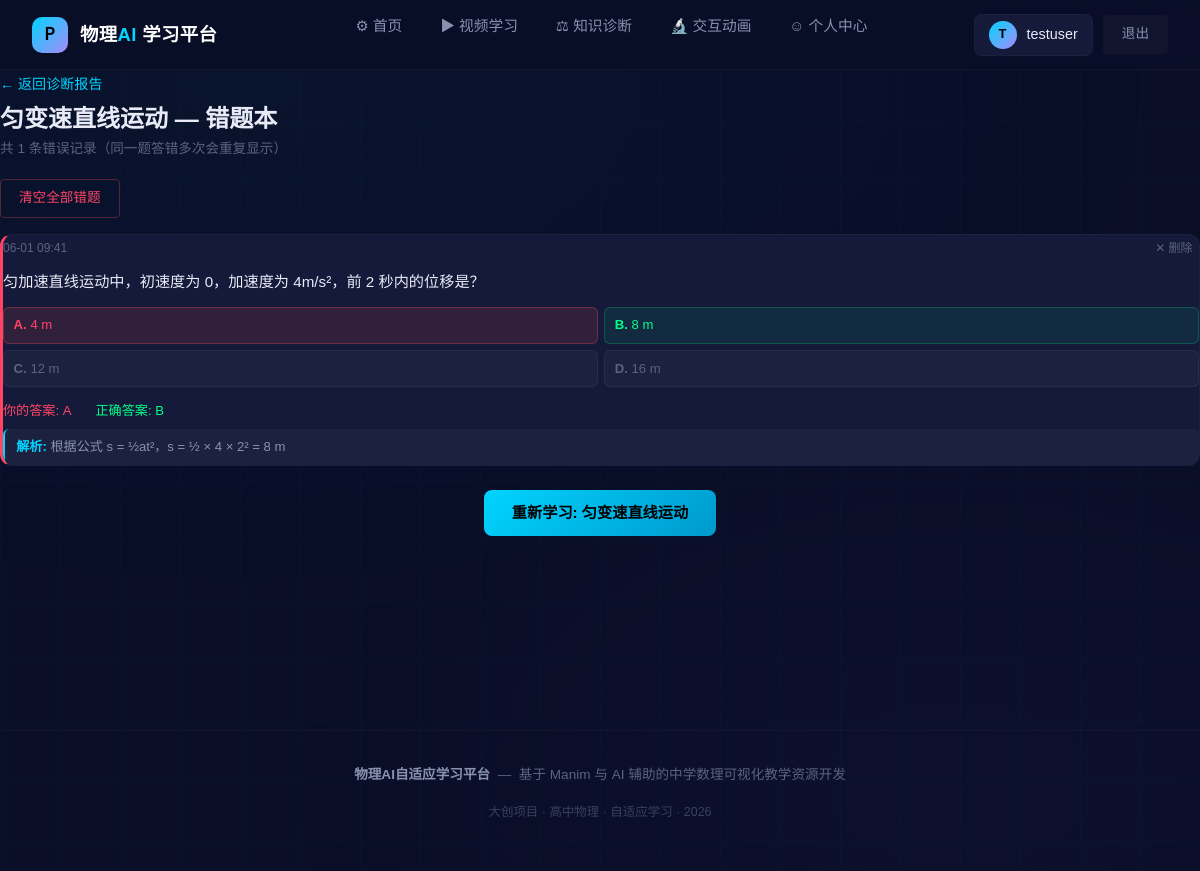
The app's page /diagnosis/wrong/kinematics_01 (signed in) with its own data.
### app/models.py (models this page shows, shortened)
class User(UserMixin, db.Model):
    __tablename__ = 'users'
    id = db.Column(db.Integer, primary_key=True)
    username = db.Column(db.String(50), unique=True, nullable=False)
    password_hash = db.Column(db.String(256), nullable=False)
    email = db.Column(db.String(100))
    grade = db.Column(db.String(10), default='高一')
    created_at = db.Column(db.DateTime, default=datetime.now(timezone.utc))
    last_login = db.Column(db.DateTime)

class Video(db.Model):
    __tablename__ = 'videos'
    id = db.Column(db.Integer, primary_key=True)
    title = db.Column(db.String(200), nullable=False)
    description = db.Column(db.Text)
    topic = db.Column(db.String(100), nullable=False)
    topic_id = db.Column(db.String(50), nullable=False)
    subject = db.Column(db.String(20), default='物理')
    chapter = db.Column(db.String(50))
    video_path = db.Column(db.String(300), nullable=False)
    cover_path = db.Column(db.String(300))
    duration = db.Column(db.Integer)
    difficulty = db.Column(db.Integer, default=2)
    prerequisites = db.Column(db.Text)
    related = db.Column(db.Text)
    created_at = db.Column(db.DateTime, default=datetime.now(timezone.utc))

class QuizRecord(db.Model):
    __tablename__ = 'quiz_records'
    id = db.Column(db.Integer, primary_key=True)
    user_id = db.Column(db.Integer, db.ForeignKey('users.id'), nullable=False)
    question_id = db.Column(db.Integer, db.ForeignKey('questions.id'), nullable=False)
    user_answer = db.Column(db.String(1))
    is_correct = db.Column(db.Boolean)
    response_time = db.Column(db.Integer)
    answered_at = db.Column(db.DateTime, default=datetime.now(timezone.utc))
    question = db.relationship('Question', backref='records')

class Question(db.Model):
    __tablename__ = 'questions'
    id = db.Column(db.Integer, primary_key=True)
    topic_id = db.Column(db.String(50), nullable=False)
    content = db.Column(db.Text, nullable=False)
    option_a = db.Column(db.Text, nullable=False)
    option_b = db.Column(db.Text, nullable=False)
    option_c = db.Column(db.Text, nullable=False)
    option_d = db.Column(db.Text, nullable=False)
    answer = db.Column(db.String(1), nullable=False)
    explanation = db.Column(db.Text)
    difficulty = db.Column(db.Integer, default=2)
    created_at = db.Column(db.DateTime, default=datetime.now(timezone.utc))

### app/routes/diagnosis.py (the view)
@diagnosis_bp.route('/diagnosis/wrong/<topic_id>')
@login_required
def wrong_questions(topic_id):
    records = QuizRecord.query.filter(
        QuizRecord.user_id == current_user.id,
        QuizRecord.is_correct == False
    ).join(Question).filter(
        Question.topic_id == topic_id
    ).order_by(QuizRecord.answered_at.desc()).all()
    if not records:
        abort(404)
    video = Video.query.filter_by(topic_id=topic_id).first()
    topic_name = video.topic if video else topic_id
    recommended_video = Video.query.filter_by(topic_id=topic_id).first()
    return render_template('wrong_questions.html',
                           records=records,
                           topic_id=topic_id,
                           topic_name=topic_name,
                           recommended_video=recommended_video)

### app/models.py (called while the page is built)
@login_manager.user_loader
def load_user(user_id):
    return User.query.get(int(user_id))

### app/templates/wrong_questions.html (shortened to what this page needs)
{% extends "base.html" %}
{% block content %}
<div style="margin-bottom:1.2rem;">
    <a href="{{ url_for('diagnosis.diagnosis_page') }}" style="color:var(--cyan); text-decoration:none; font-size:0.88rem;">
        ← 返回诊断报告
    </a>
    <h1 style="font-size:1.5rem; font-weight:700; color:var(--text-primary); margin:0.5rem 0 0.2rem;">
        {{ topic_name }} — 错题本
    </h1>
    <p style="font-size:0.85rem; color:var(--text-muted); margin:0;">
        共 {{ records|length }} 条错误记录（同一题答错多次会重复显示）
    </p>
</div>
{% if records %}
<div style="display:flex; gap:0.5rem; margin-bottom:1rem;">
    <button onclick="deleteAllRecords('{{ topic_id }}')" class="btn btn-outline btn-sm" style="color:var(--red); border-color:rgba(255,80,80,0.3);">
        清空全部错题
    </button>
</div>
{% endif %}
{% for record in records %}
<div class="card-dark" id="record-{{ record.id }}" style="margin-bottom:1rem; border-left:3px solid var(--red);">
    <div style="display:flex; justify-content:space-between; align-items:center; font-size:0.75rem; color:var(--text-muted); margin-bottom:0.5rem;">
        <span>{{ record.answered_at.strftime('%m-%d %H:%M') if record.answered_at else '' }}</span>
        <button onclick="deleteRecord({{ record.id }})" style="background:none; border:none; color:var(--text-muted); cursor:pointer; font-size:0.75rem; padding:0.2rem 0.4rem; border-radius:4px;" onmouseover="this.style.color='var(--red)'" onmouseout="this.style.color='var(--text-muted)'">
            ✕ 删除
        </button>
    </div>
    <div style="font-size:0.95rem; color:var(--text-primary); line-height:1.6; margin-bottom:0.8rem;">
        {{ record.question.content if record.question else '题目已删除' }}
    </div>
    {% if record.question %}
    <div style="display:grid; grid-template-columns:1fr 1fr; gap:0.4rem; margin-bottom:0.8rem;">
        {% set opts = [
            ('A', record.question.option_a),
            ('B', record.question.option_b),
            ('C', record.question.option_c),
            ('D', record.question.option_d)
        ] %}
        {% for letter, text in opts %}
        <div style="
            padding:0.4rem 0.6rem;
            border-radius:6px;
            font-size:0.82rem;
            {% if letter == record.user_answer and letter != record.question.answer %}
                background:rgba(255,80,80,0.12); color:var(--red); border:1px solid rgba(255,80,80,0.3);
            {% elif letter == record.question.answer %}
                background:rgba(0,255,136,0.08); color:var(--green); border:1px solid rgba(0,255,136,0.2);
            {% else %}
                background:rgba(255,255,255,0.03); color:var(--text-muted); border:1px solid rgba(255,255,255,0.05);
            {% endif %}
        ">
            <strong>{{ letter }}.</strong> {{ text }}
        </div>
        {% endfor %}
    </div>
    <div style="display:flex; gap:1.5rem; font-size:0.82rem; margin-bottom:0.4rem;">
        <span style="color:var(--red);">你的答案: {{ record.user_answer }}</span>
        <span style="color:var(--green);">正确答案: {{ record.question.answer }}</span>
    </div>
    {% if record.question.explanation %}
    <div style="
        background:rgba(255,255,255,0.03);
        border-radius:6px;
        padding:0.5rem 0.7rem;
        font-size:0.82rem;
        color:var(--text-secondary);
        line-height:1.5;
        border-left:2px solid var(--cyan);
    ">
        <strong style="color:var(--cyan);">解析:</strong> {{ record.question.explanation }}
    </div>
    {% endif %}
    {% endif %}
</div>
{% endfor %}
{% if recommended_video %}
<div style="text-align:center; margin-top:1.5rem;">
    <a href="{{ url_for('videos.video_play', video_id=recommended_video.id) }}"
       class="btn btn-primary btn-glow">
        重新学习: {{ recommended_video.title }}
    </a>
</div>
{% endif %}
{% endblock %}

### app/templates/base.html (shortened to what this page needs)
<!DOCTYPE html>
<html lang="zh-CN">
<head>
    <link href="https://cdn.jsdelivr.net/npm/bootstrap@5.3.3/dist/css/bootstrap.min.css" rel="stylesheet">
    <link href="https://cdn.jsdelivr.net/npm/video.js@8.10.0/dist/video-js.min.css" rel="stylesheet">
    <link rel="stylesheet" href="{{ url_for('static', filename='css/style.css') }}">
</head>
<body>
    <nav class="navbar-custom" id="mainNav" role="navigation" aria-label="主导航">
        <a href="{{ url_for('auth.index') }}" class="nav-brand">
            <div class="nav-brand-icon">P</div>
            <div class="nav-brand-text">物理<span>AI</span> 学习平台</div>
        </a>
        <ul class="nav-links" id="navLinks">
            <li>
                <a href="{{ url_for('auth.index') }}"
                   class="{% if request.endpoint == 'auth.index' %}active{% endif %}">
                    &#9881; 首页
                </a>
            </li>
            <li>
                <a href="{{ url_for('videos.video_list') }}"
                   class="{% if request.endpoint in ['videos.video_list', 'videos.video_play'] %}active{% endif %}">
                    &#9654; 视频学习
                </a>
            </li>
            <li>
                <a href="{{ url_for('diagnosis.diagnosis_page') }}"
                   class="{% if request.endpoint == 'diagnosis.diagnosis_page' %}active{% endif %}">
                    &#9878; 知识诊断
                </a>
            </li>
            <li>
                <a href="{{ url_for('experiments.experiment_list') }}"
                   class="{% if request.endpoint and 'experiments' in request.endpoint %}active{% endif %}">
                    &#128300; 交互动画
                </a>
            </li>
            <li>
                <a href="{{ url_for('auth.profile') }}"
                   class="{% if request.endpoint == 'auth.profile' %}active{% endif %}">
                    &#9786; 个人中心
                </a>
            </li>
        </ul>
        <div class="nav-actions">
            {% if current_user.is_authenticated %}
                <div class="nav-user">
                    <div class="nav-user-avatar">
                        {{ current_user.username|first|upper }}
                    </div>
                    <span>{{ current_user.username }}</span>
                </div>
                <a href="{{ url_for('auth.logout') }}" class="btn btn-ghost btn-sm">退出</a>
            {% else %}
                <a href="{{ url_for('auth.login') }}" class="btn btn-ghost btn-sm">登录</a>
                <a href="{{ url_for('auth.register') }}" class="btn btn-primary btn-sm">注册</a>
            {% endif %}
        </div>
    </nav>
    <main class="page-content page-enter" role="main" id="mainContent">
        {% block content %}{% endblock %}
    </main>
    <footer class="site-footer">
        <p>
            <span class="footer-brand">物理AI自适应学习平台</span>
            &nbsp;&mdash;&nbsp;
            基于 Manim 与 AI 辅助的中学数理可视化教学资源开发
        </p>
        <p class="mt-1" style="font-size:0.78rem; opacity:0.6;">
            大创项目 &middot; 高中物理 &middot; 自适应学习 &middot; 2026
        </p>
    </footer>
</body>
</html>

### app/templates/base.html (style rules this page uses)
.page-enter { animation: pageEnter 0.35s var(--ease-out, ease-out) both; }
.nav-links a, .nav-actions a { transition: color 0.2s, transform 0.15s; }
.btn { transition: transform 0.12s, box-shadow 0.2s, background 0.2s; }
.card-dark { transition: transform 0.2s, box-shadow 0.25s; }

### records on screen
User: username|first "T", username "testuser"
Video: topic "匀变速直线运动", title "匀变速直线运动"
QuizRecord: answered_at "06-01 09:41", question "匀加速直线运动中，初速度为 0，加速度为 4m/s²，前 2 秒内的位移是？", user_answer "A", question.answer "B", question.explanation "根据公式 s = ½at²，s = ½ × 4 × 2² = 8 m"
Question: letter "A", option_a "4 m", answer "B", option_b "8 m", letter "C", option_c "12 m", letter "D", option_d "16 m"

### other values on screen
{{ records|length }} "1"
